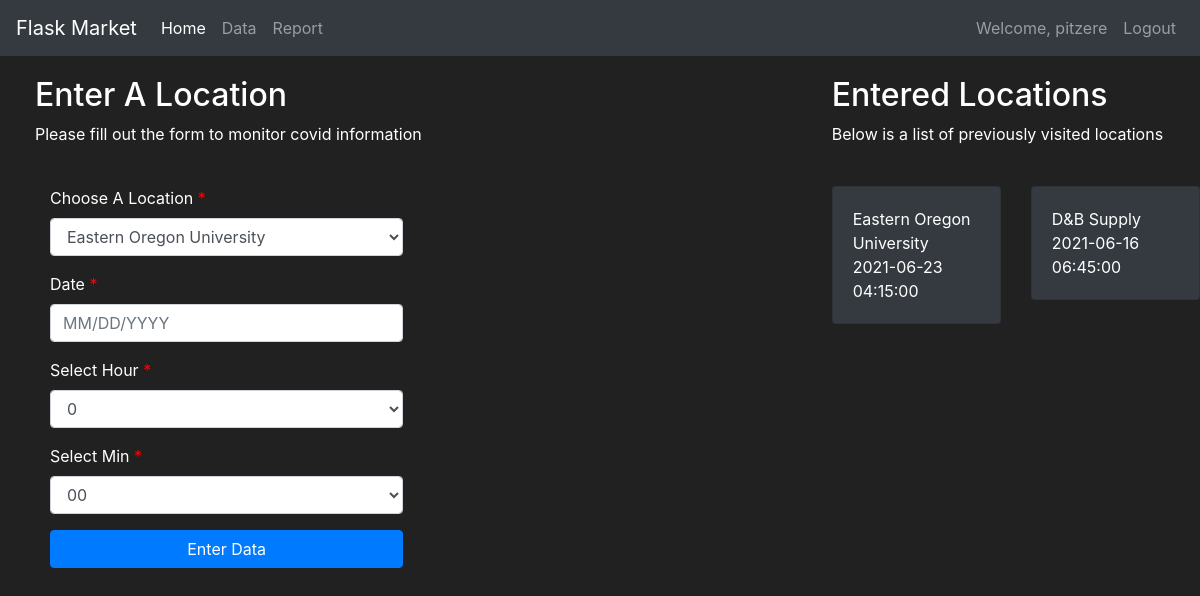
The app's page /data (signed in), older data.
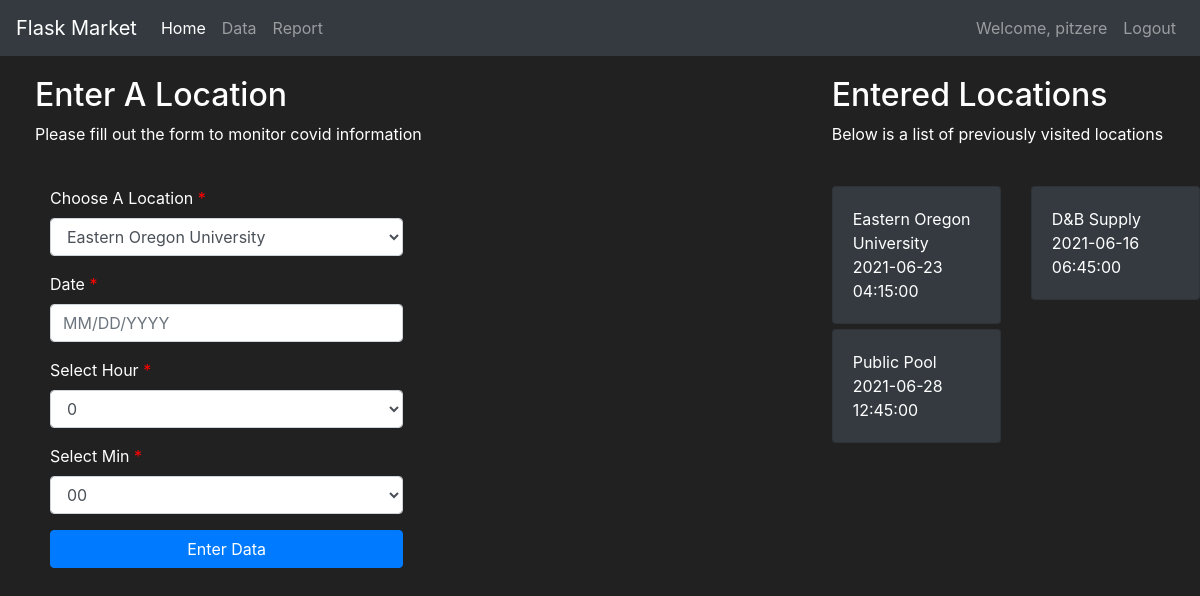
The same page, newer data.
### tracker/models.py (models this page shows, shortened)
class User(db.Model, UserMixin):
    first = db.Column(db.String(length=30), nullable=False)
    last = db.Column(db.String(length=30), nullable=False)
    username = db.Column(db.String(length=30), nullable=False, unique=True)
    password_hash = db.Column(db.String(length=60), nullable=False)
    is_infected = db.Column(db.Boolean(), nullable=False, default=False)
    infection_chance = db.Column(db.Float(), nullable=False, default=0)
    id = db.Column(db.Integer(), primary_key=True)
    @property
    def password(self):
        return self.password

class Location(db.Model):
    id = db.Column(db.Integer(), primary_key=True)
    name = db.Column(db.String(length=30), nullable=False)
    infection = db.Column(db.Float(), nullable=False, default=0.0)
    owner = db.Column(db.Integer(), db.ForeignKey('user.id'))
    date = db.Column(db.Date(), default='2020-01-01 12:00')
    time = db.Column(db.Time(), default='00:00')

### tracker/routes.py (the view, shortened to what this page needs)
@app.route('/data', methods=['GET', 'POST'])
@login_required
def data_page():
    data_form = EnterDataForm()
    if request.method == "GET":
        owned_locations = Location.query.filter_by(owner=current_user.id)
        return render_template('data.html', data_form=data_form, owned_locations=owned_locations)

### tracker/forms.py (shortened to what this page needs)
class EnterDataForm(FlaskForm):
    submit = SubmitField(label='Enter Data')

### tracker/models.py (called while the page is built)
@login_manager.user_loader
def load_user(user_id):
    return User.query.get(int(user_id))

### tracker/templates/data.html (shortened to what this page needs)
{% extends 'base.html' %}
{% block content %}
<div class="row" style="margin-top:20px; margin-left:20px">
    <div class="col-8">
        <h2>Enter A Location</h2>
        <p>Please fill out the form to monitor covid information</p>
        <br>
        <div class="container-fluid">
            <div class="row">
                <div class="col-md-6 col-sm-6 col-xs-12">
                    <form method="POST">
                        <div class="form-group ">
                            <label class="control-label requiredField" for="Location"> Choose A Location
                                <span class="asteriskField">
                                    *
                                </span>
                            </label>
                            <select class="select form-control" id="Location" name="Location">
                                <option value="Eastern Oregon University"> Eastern Oregon University </option>
                            </select>
                        </div>
                        <div class="form-group ">
                            <label class="control-label requiredField" for="date"> Date
                                <span class="asteriskField">
                                    *
                                </span>
                            </label>
                            <input class="form-control" id="date" name="date" placeholder="MM/DD/YYYY" type="text" />
                        </div>
                        <div class="form-group ">
                            <label class="control-label requiredField" for="Hour"> Select Hour
                                <span class="asteriskField">
                                    *
                                </span>
                            </label>
                            <select class="select form-control" id="Hour" name="Hour">
                                {% for i in range(24) %}
                                <option value="{{ i }}"> {{ i }} </option>
                                {% endfor %}
                            </select>
                        </div>
                        <div class="form-group ">
                            <label class="control-label requiredField" for="Min"> Select Min
                                <span class="asteriskField">
                                    *
                                </span>
                            </label>
                            <select class="select form-control" id="Min" name="Min">
                                <option value="00"> 00 </option>
                            </select>
                        </div>
                        <div class="form-group">
                            <div>
                                {{ data_form.submit( class="btn btn-primary btn-block")}}
                            </div>
                        </div>
                    </form>
                </div>
            </div>
        </div>
    </div>
    <div class="col-4">
        <h2>Entered Locations</h2>
        <p>Below is a list of previously visited locations</p>
        <br>
        <div class="row">
            {% for owned_location in owned_locations %}
            <div class="col-md-6">
                <div style="margin-bottom: 5px" class="card text-left bg-dark">
                    <div class="card-body">
                        {{ owned_location.name }}
                        <br>
                        {{ owned_location.date }}
                        <br>
                        {{ owned_location.time }}
                    </div>
                </div>
            </div>
            {% endfor %}
        </div>
    </div>
</div>
{% endblock %}

### tracker/templates/base.html (shortened to what this page needs)
<!doctype html>
<html lang="en">
<head>
	<link rel="stylesheet" href="https://cdn.jsdelivr.net/npm/bootstrap@4.5.3/dist/css/bootstrap.min.css">
</head>
<body>
	<nav class="navbar navbar-expand-md navbar-dark bg-dark"> <a class="navbar-brand" href="#">Flask Market</a>
		<div class="collapse navbar-collapse" id="navbarNav">
			<ul class="navbar-nav mr-auto">
                {% if current_user.username != 'admin' %}
 				    <li class="nav-item active"> <a class="nav-link" href="{{ url_for('home_page') }}">Home <span class="sr-only">(current)</span></a> </li>
				    <li class="nav-item"> <a class="nav-link" href="{{ url_for('data_page') }}">Data</a> </li>
				    <li class="nav-item"> <a class="nav-link" href="{{ url_for('report_page') }}">Report</a> </li>
                {% endif %}
			</ul>
			{% if current_user.is_authenticated %}
			<ul class="navbar-nav">
				<li class="nav-item"> <a class="nav-link">Welcome, {{ current_user.username }}</a> </li>
				<li class="nav-item"> <a class="nav-link" href="{{ url_for('logout_page') }}">Logout</a> </li>
			</ul> {% else %}
			<ul class="navbar-nav">
				<li class="nav-item"> <a class="nav-link" href="{{ url_for('login_page') }}">Login</a> </li>
				<li class="nav-item"> <a class="nav-link" href="{{ url_for('register_page') }}">Register</a> </li>
			</ul> {% endif %} </div>
	</nav>
	{% block content %}
	{% endblock %}
	<link rel="stylesheet" href="https://cdnjs.cloudflare.com/ajax/libs/bootstrap-datepicker/1.4.1/css/bootstrap-datepicker3.css" /> </body>
</html>

### tracker/templates/data.html (style rules this page uses)
.asteriskField { color: red; }

### tracker/templates/base.html (style rules this page uses)
body { background-color: #212121; color: white }

Row changes from the older to the newer data that the page shows:
added Location: name "Public Pool", date "2021-06-28", time "12:45:00"
